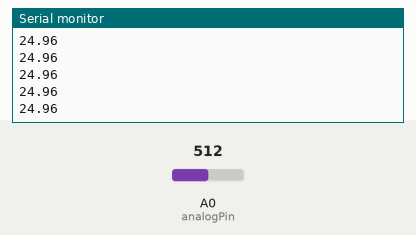
Bench run of a sketch on a simulated Arduino Uno, built with avr-gcc and run on an emulated ATmega328P. Parts: the last lines printed to the serial monitor. The test bench sets the inputs (shaded band); at power-on: A0 (analogPin) = 512.

Above: at 1.2 s.
1.3 s: A0 (analogPin) set to 716
At 1.56 s:
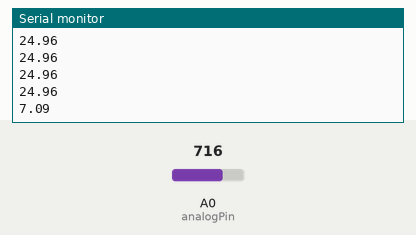
2.8 s: A0 (analogPin) set to 900
At 2.97 s:
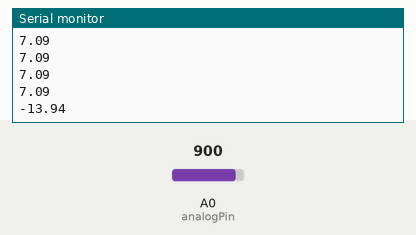
Timing chart, 0 to 5.8 s (numbered marks = the images above; inputs shaded):
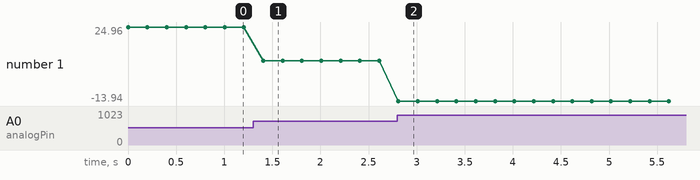

Measured:
- after the input at 1.3 s, the serial monitor: prints a new line after 0.11 s (image 1)
- after the input at 2.8 s, the serial monitor: prints a new line at once (image 2)
- plotted number 1: 24.96 → 7.09 after the input at 1.3 s, 7.09 → -13.94 after the input at 2.8 s

The sketch:

thermistor.ino
```cpp
//アナログ入力設定
const int analogPin = 0;

const float B = 3950.0;//サーミスタのB定数
const float RO = 3950.0;//サーミスタの25度の抵抗値
const float Rd = 3950.0;//検知抵抗の抵抗値
const float Tk = 273.15;//０C = 273.15K

void setup() {
  // put your setup code here, to run once:
  //シリアルモニター用
  Serial.begin(9600);
}

void loop() {
  // put your main code here, to run repeatedly:
  //アナログ値を読む　
  float readValue = analogRead(analogPin);
  //Rtを計算する
  float Rt = Rd * readValue / (1023 - readValue);
  //Tを計算（K)
  float Tber = 1/B* log(Rt/RO) + 1 / (Tk + 25);
  float T = 1/Tber;
  //ケルビンからCに
  float Tdeg = T - Tk;
  //シリアルモニターに表示
  Serial.println(Tdeg);
  delay(200);//0.2s待機
}
```
